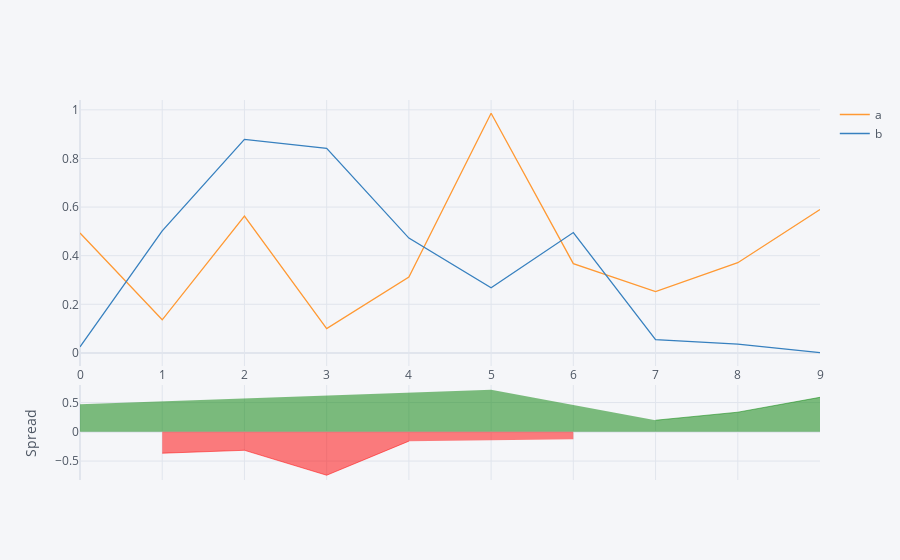

The code cell stored with this chart in its notebook:
### Code cell
df1[['a','b']].iplot(kind='spread')       #spread between the two column a and b

### Figure 1 — Plotly figure (JSON) as saved in the notebook; plotly's stock layout.template omitted (floating-point values rounded to 4 significant figures)
{"data": [{"line": {"color": "rgba(255, 153, 51, 1.0)", "dash": "solid", "shape": "linear", "width": 1.3}, "mode": "lines", "name": "a", "text": "", "type": "scatter", "x": [0, 1, 2, 3, 4, 5, 6, 7, 8, 9], "y": [0.4936, 0.1363, 0.5626, 0.09987, 0.3125, 0.9858, 0.3673, 0.252, 0.3712, 0.5899]}, {"line": {"color": "rgba(55, 128, 191, 1.0)", "dash": "solid", "shape": "linear", "width": 1.3}, "mode": "lines", "name": "b", "text": "", "type": "scatter", "x": [0, 1, 2, 3, 4, 5, 6, 7, 8, 9], "y": [0.02453, 0.502, 0.8786, 0.8417, 0.4724, 0.2677, 0.4952, 0.05436, 0.03632, 0.0009331]}, {"connectgaps": false, "fill": "tozeroy", "line": {"color": "green", "dash": "solid", "shape": "linear", "width": 0.5}, "mode": "lines", "name": "Spread", "showlegend": false, "type": "scatter", "x": [0, 1, 2, 3, 4, 5, 6, 7, 8, 9], "xaxis": "x2", "y": [0.4691, "", "", "", "", 0.7181, "", 0.1976, 0.3348, 0.589], "yaxis": "y2"}, {"connectgaps": false, "fill": "tozeroy", "line": {"color": "red", "dash": "solid", "shape": "linear", "width": 0.5}, "mode": "lines", "name": "Spread", "showlegend": false, "type": "scatter", "x": [0, 1, 2, 3, 4, 5, 6, 7, 8, 9], "xaxis": "x2", "y": ["", -0.3656, -0.316, -0.7418, -0.1599, "", -0.1279, "", "", ""], "yaxis": "y2"}], "layout": {"hovermode": "x", "legend": {"bgcolor": "#F5F6F9", "font": {"color": "#4D5663"}}, "paper_bgcolor": "#F5F6F9", "plot_bgcolor": "#F5F6F9", "title": {"font": {"color": "#4D5663"}}, "xaxis": {"gridcolor": "#E1E5ED", "showgrid": true, "tickfont": {"color": "#4D5663"}, "title": {"font": {"color": "#4D5663"}, "text": ""}, "zerolinecolor": "#E1E5ED"}, "xaxis2": {"anchor": "y2", "gridcolor": "#E1E5ED", "showgrid": true, "showticklabels": false, "tickfont": {"color": "#4D5663"}, "title": {"font": {"color": "#4D5663"}, "text": ""}, "zerolinecolor": "#E1E5ED"}, "yaxis": {"domain": [0.3, 1], "gridcolor": "#E1E5ED", "showgrid": true, "tickfont": {"color": "#4D5663"}, "title": {"font": {"color": "#4D5663"}, "text": ""}, "zerolinecolor": "#E1E5ED"}, "yaxis2": {"domain": [0, 0.25], "gridcolor": "#E1E5ED", "showgrid": true, "tickfont": {"color": "#4D5663"}, "title": {"font": {"color": "#4D5663"}, "text": "Spread"}, "zerolinecolor": "#E1E5ED"}}}
